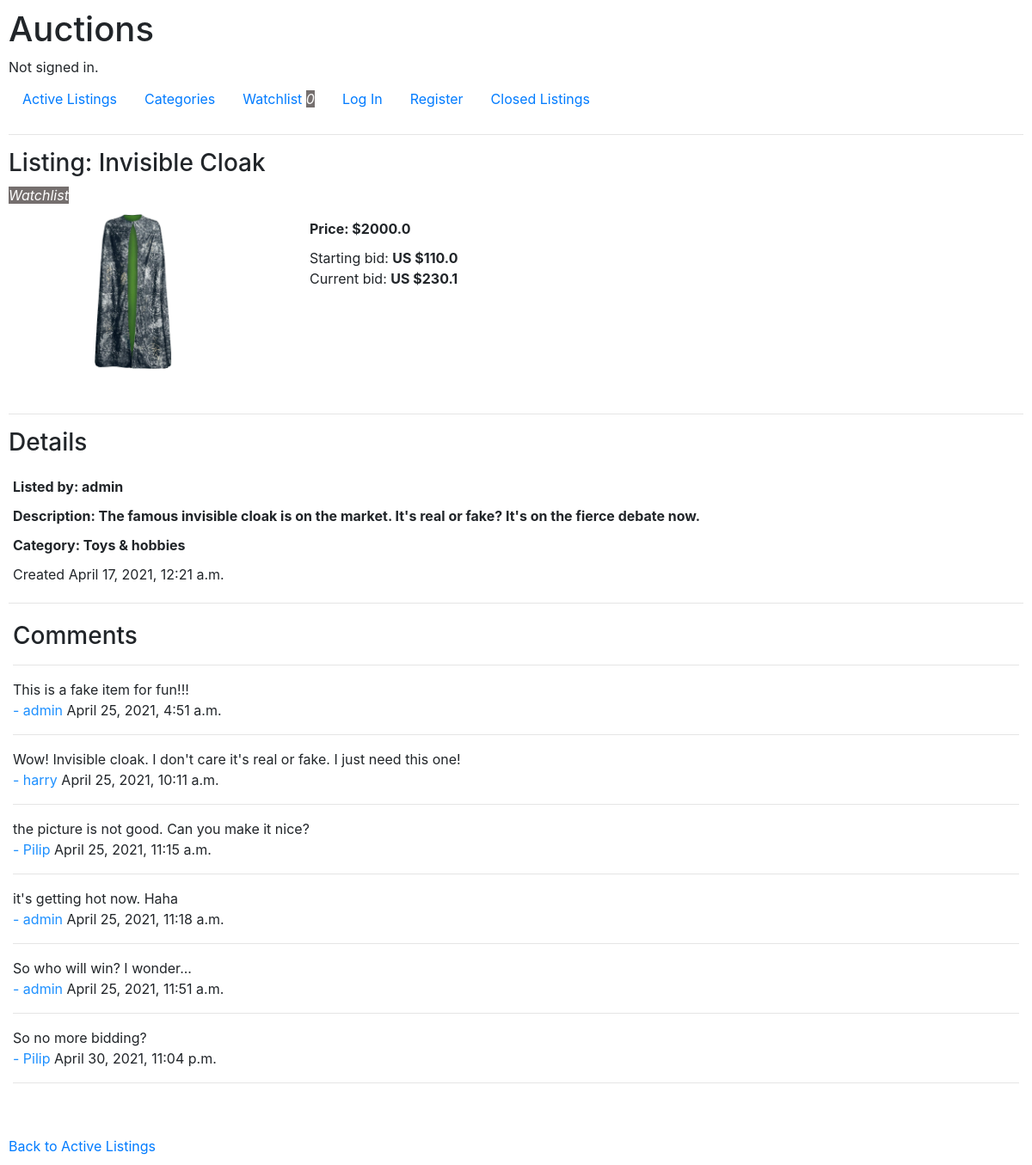
The app's page /listing_page/1, older data.
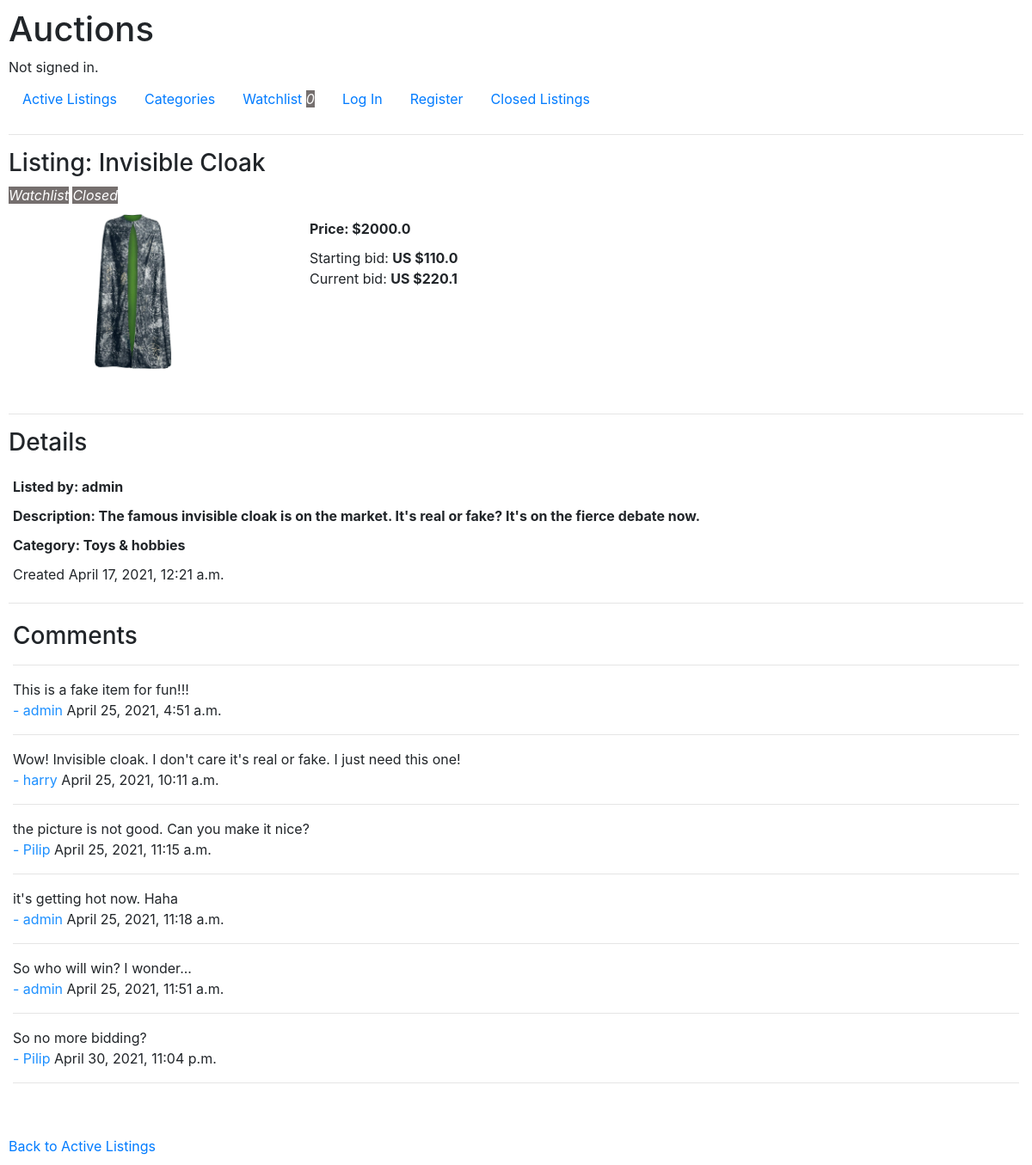
The same page, newer data.
### auctions/views.py (the view)
# urls.py: path("listing_page/<int:listing_id>", views.listing_page, name="listing_page"),
def listing_page(request, listing_id):
    listing = Listing.objects.get(pk=listing_id)
    number_of_bids = Bid.objects.filter(item=listing).count()
    current_bidder = ""
    if number_of_bids == 0:
        highest_bid = listing.starting_bid
        bid_price = listing.starting_bid
    else:
        highest_bid = Bid.objects.filter(item=listing).order_by('-price').first()
        bid_price = float(highest_bid.price) + 0.1
    if request.user.is_authenticated:
        user = User.objects.get(pk=request.user.id)
        is_watchlist = Watchlist.objects.filter(watcher=user.id, item=listing).count()
        if number_of_bids > 1:
            if highest_bid.bidder.id == request.user.id:
                current_bidder = 'Your bid is the current bid.'
            else:
                current_bidder = "You've been outbid by " + highest_bid.bidder.username
        if user.id == listing.listed_by.id:
            close_auction_btn = "YES"
            watchlist_btn = "NO"
        else:
            close_auction_btn = "NO"
            watchlist_btn = "YES"
        comments = Comment.objects.filter(item=listing)
        return render(request, "auctions/listing_page.html", {
            "listing": listing,
            "bid_price": bid_price,
            "is_watchlist": is_watchlist,
            "number_of_bids": number_of_bids,
            "highest_bid": highest_bid,
            "current_bidder": current_bidder,
            "close_auction_btn": close_auction_btn,
            "watchlist_btn": watchlist_btn,
            "comments": comments,
            "watchlist_count": utils.get_watchlist_count(request)
        })
    else:
        watchlist_count = 0
        comments = Comment.objects.filter(item=listing)
        return render(request, "auctions/listing_page.html", {
            "listing": listing,
            "bid_price": bid_price,
            "comments": comments,
            "watchlist_count": watchlist_count
        })

### auctions/templates/auctions/listing_page.html (shortened to what this page needs)
{% extends 'auctions/layout.html' %}
{% load custom_tags %}
{% block body %}
    <h3>Listing: {{listing.title}}</h3>
    {% if listing.watchlist == "YES" %}
        <span class="watchlist">Watchlist</span>
    {% endif %}
    {% if listing.active_listing == "NO" %}
        <span class="watchlist">Closed</span>
    {% endif %}
    <div class="listing-page">
        <ul>
            {% if listing.photo %}
                <li><img src="{{listing.photo.url}}"></li>
            {% else %}
                <li><img alt="No Image yet!"></li>
            {% endif %}
        </ul>
        {% if user.is_authenticated and listing.active_listing == 'YES' %}
            <form action="{% url 'create_bid_comment_watchlist' listing_id=listing.id %}" method="POST">
                {% csrf_token %}
                <ul>
                    <li>Price: <strong>${{listing.price}}</strong></li>
                    <li>Starting bid: <strong>US ${{listing.starting_bid}}</strong></li>
                    <li>[{{number_of_bids}}] bid(s) so far. {{current_bidder}}</li><br>
                    <hr>
                    <li>Current bid: <strong class='price'>${{ bid_price | max_bid:listing.id }}</strong> </li>
                    <li><input type="number" name="bid" id="bid"
                            min="{{bid_price}}" max="999999" step="0.1" placeholder="Bid">
                        <label for="bid">Enter US ${{bid_price}} or more</label> </li>
                    <li><button class="btn btn-primary custom" name="place-bid">Place bid</button></li>
                    <hr>
                    <li>
                        {% if watchlist_btn == 'YES' %}
                            {% if is_watchlist == 0 %}
                                <button class="btn btn-primary custom" name="add-watchlist">🤍 Add to Watchlist</button>
                            {% else %}
                                <button class="btn btn-primary custom" name="remove-watchlist">💔 Remove from Watchlist</button>
                            {% endif %}
                        {% endif %}
                    </li>
                    <hr>
                    <li>
                        {% if close_auction_btn == "YES" %}
                            <button class="btn btn-primary custom" name="close-auction">Close Auction</button>
                        {% endif %}
                    </li>
                </ul>
            </form>
        {% else %}
            <ul>
                <li class="listing-item">Price: ${{listing.price}}</li>
                <li> Starting bid: <strong>US ${{listing.starting_bid}}</strong></li>
                <li> Current bid: <strong>US ${{bid_price}}</strong></li>
            </ul>
        {% endif %}
    </div>
    <div>
        <hr>
        <h3>Details</h3>
        <ul>
            <li class="listing-item">Listed by: {{listing.listed_by}}</li>
            <li class="listing-item">Description: {{listing.description}}</li>
            <li class="listing-item">Category: {{listing.get_category_display}}</li>
            <li class="listing-datetime">Created {{listing.listing_datetime}}</li>
        </ul>
    </div>
    <div>
        <hr>
        <ul>
            <h3>Comments</h3>
            <hr>
            {% for comment in comments %}
                <li>{{comment.comment}}</li>
                <li><span class='author'>- {{comment.author}}</span> {{comment.created_date}}</li>
                <hr>
            {% empty %}
                <li>No comment yet!</li>
            {% endfor %}
        </ul>
    </div>
    <div>
        <br>
        <a href="{% url 'index' %}">Back to Active Listings</a>
    </div>
{% endblock %}

Row changes from the older to the newer data that the page shows:
changed Listing "Invisible Cloak": active_listing "YES" → "NO" (drawn)
Text that changed along with them:
{{ bid_price }}: "230.1" → "220.1"
text now shown: "Closed"
